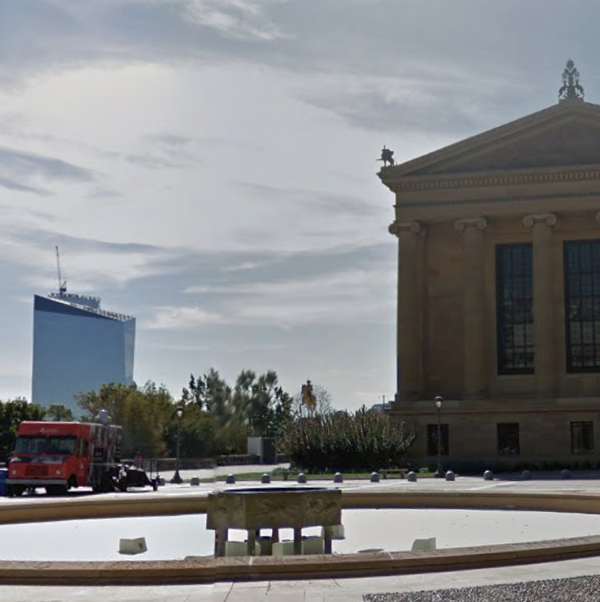
%> input picture main_run/img1.png, 600 x 602 px
$ octave main.m   (GNU Octave 9; MATLAB toolbox functions it lacks are replaced by stand-ins)
%> lines starting %> are read from the running program, lines starting %| are printed output that depends on the picture
% Kevin Shi (ks3942)

clear all;
close all;


% Read images
filename1 = "img1.png";
filename2 = "img2.png";

img1 = imread(filename1);
%> img1 is the input picture: size 602x600x3 uint8; mean R, G, B 131.4, 132.6, 134.2
img2 = imread(filename2);
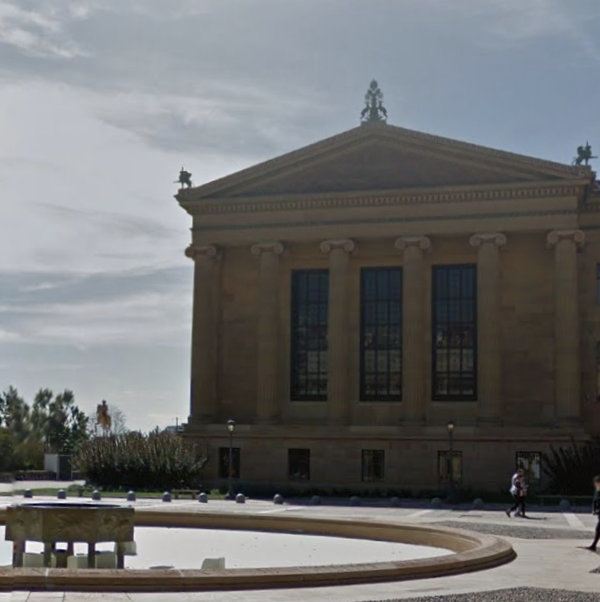
%> input picture main_run/img2.png, 600 x 602 px
%> img2 is the input picture: size 602x600x3 uint8; mean R, G, B 110, 110.8, 111.2

%figure(1); imshow(img1); title('img1');
%figure(2); imshow(img2); title('img2');


%     1 (10 points) Hard Coding Point Correspondences
img1_pts = [571, 66; 387, 156; 439, 404; 247, 496];
img2_pts = [375, 86; 185, 178; 231, 428; 44, 510];
imgs_combined = [img1, img2];

figure(1);
imshow(imgs_combined);
hold on;
offset = size(img1, 2);
%> offset = 600
colors = {'r', 'y', 'b', 'g'};
for i = 1:4
    plot(img1_pts(i, 1), img1_pts(i, 2), '.', 'MarkerSize', 10, 'LineWidth', 2, 'Color', colors{i});
    plot(img2_pts(i, 1) + offset, img2_pts(i, 2), '.', 'MarkerSize', 10, 'LineWidth', 2, 'Color', colors{i});
end
title('Manual Correspondences');
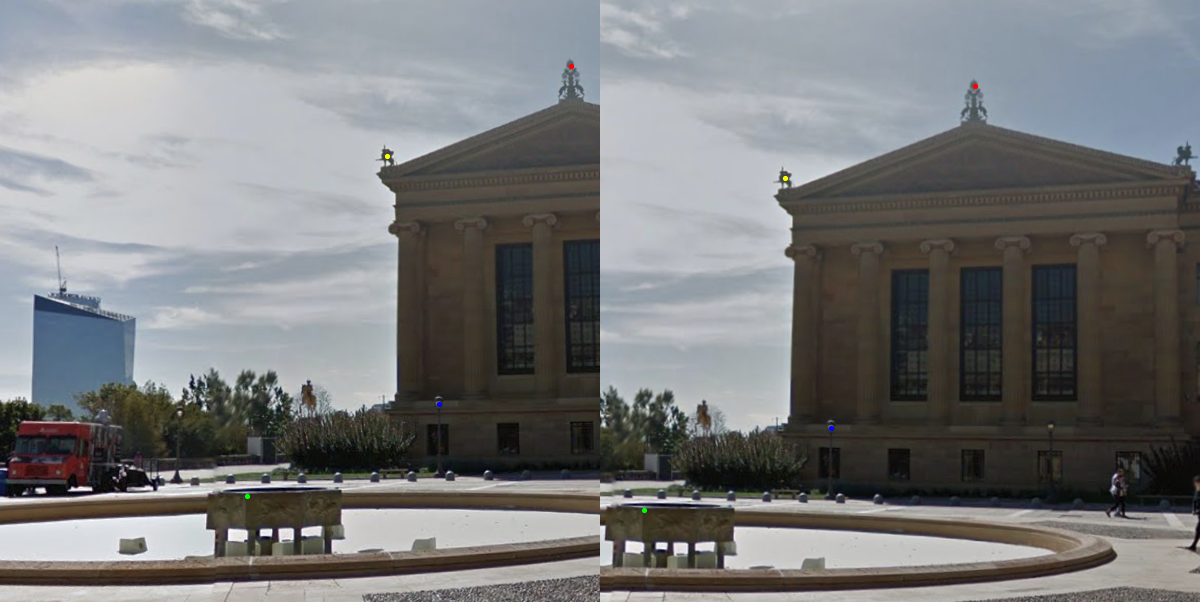
%> figure redrawn from the program's plot data; its title reads 'Manual Correspondences'


%     2 (30 points) Compute Transformation Matrix, Project, and Blend!
% Compute homography matrix (assumes img1 is the base image)
A = zeros(8, 9);
B = zeros(8, 9);

for i = 1:4
    x  = img1_pts(i, 1);
    y  = img1_pts(i, 2);
    xp = img2_pts(i, 1);
    yp = img2_pts(i, 2);

    A(2*i-1, :) = [x, y, 1, 0, 0, 0, 0, 0, 0];
    A(2*i, :)   = [0, 0, 0, x, y, 1, 0, 0, 0];

    B(2*i-1, :) = [0, 0, 0, 0, 0, 0, xp*x, xp*y, xp];
    B(2*i, :)   = [0, 0, 0, 0, 0, 0, yp*x, yp*y, yp];
end

[vec,val] = eig(A'*A + B'*B - B'*A - A'*B)

[~, idx] = min(diag(val))
m = vec(:, idx)
H = reshape(m, [3, 3])'
A
B

% Determine the dimensions of the new combined image
[h_img1, w_img1, c_img1] = size(img1);
%> h_img1 = 602; w_img1 = 600; c_img1 = 3
[h_img2, w_img2, c_img2] = size(img2);
%> h_img2 = 602; w_img2 = 600; c_img2 = 3

% Follows the last slide in 2D Transformations to copy the transformed content into a new image.
% To determine the new dimensions,
% Apply the transformation matrix to each corner of your image,
% getting the min and max of the x and y coordinates.
img1_corners = [1 w_img1 1 w_img1;
                1 1 h_img1 h_img1;
                1 1 1 1];
%> img1_corners = [1 600 1 600; 1 1 602 602; 1 1 1 1]
img1_corners_transformed = H*img1_corners
% we can just divide by the homogenous coordinate (perspective division) to return to scale!
img1_corners_transformed = img1_corners_transformed ./ img1_corners_transformed(3, :)
x_coordinates_img1 = img1_corners_transformed(1, :)
y_coordinates_img1 = img1_corners_transformed(2, :)

img1_min_X = floor(min(x_coordinates_img1))
img1_max_X = ceil(max(x_coordinates_img1))
img1_min_Y = floor(min(y_coordinates_img1))
img1_max_Y = ceil(max(y_coordinates_img1))

% The height of this image should be the maximum of the base image’s height or the maximum projected y value from the other image.
% The width will be equal to the maximum of the base image’s width or the maximum projected x value from the other image.
canvas_offset = [1 - img1_min_X, 1 - img1_min_Y]
new_img_h = max(h_img1, img1_max_Y) + canvas_offset(2)
new_img_w = max(w_img1, img1_max_X) + canvas_offset(1)
new_img = zeros(new_img_h, new_img_w, 3, 'uint8');

% Finally we need to populate our new image with pixel(s) from the base and projected images.
inverse_H = inv(H);
for x_new = 1:new_img_w
    for y_new = 1:new_img_h
        % Add the mins to this location and apply the inverse transformation matrix to that.
        % This provide the location in the original image.
        location = [x_new - canvas_offset(1); y_new - canvas_offset(2); 1];
        %location = [x_new + img1_min_X; y_new + img1_min_Y; 1];
        original_img_location = inverse_H * location;
        original_img_location = original_img_location ./ original_img_location(3);
        x_original_location = original_img_location(1);
        y_original_location = original_img_location(2);

        % If the location is within bounds of the original image,
        % put the content from the original image at this computed location
        % (nearest neighbor or interpolated) into the new image at the current location.
        x_nn = round(x_original_location);
        y_nn = round(y_original_location);

        if x_nn >= 1 && x_nn <= w_img1 && y_nn >= 1 && y_nn <= h_img1
            new_img(y_new, x_new, :) = img1(y_nn, x_nn, :);
        end
    end
end
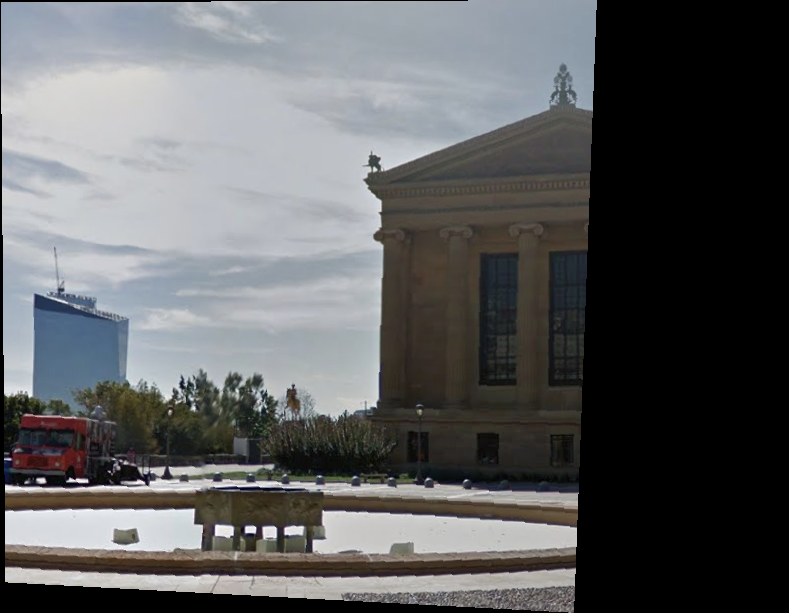
%> new_img: size 613x789x3 uint8; mean R, G, B 94.2, 95.1, 96.3

% If both images map to that location, you’ll want to blend them
[h_new_img, w_new_img, c_new_img] = size(new_img);
store_new_img = new_img;
for y = 1:h_img2
    for x = 1:w_img2
        y_off = y + canvas_offset(2);
        x_off = x + canvas_offset(1);
        if x_off >= 1 && x_off <= w_new_img && y_off >= 1 && y_off <= h_new_img
            if all(new_img(y_off, x_off, :) > 0)
                store_new_img(y_off, x_off, :) = 0.5 * double(store_new_img(y_off, x_off, :)) + 0.5 * double(img2(y, x, :));
            else
                store_new_img(y_off, x_off, :) = img2(y, x, :);
            end
        end
    end
end
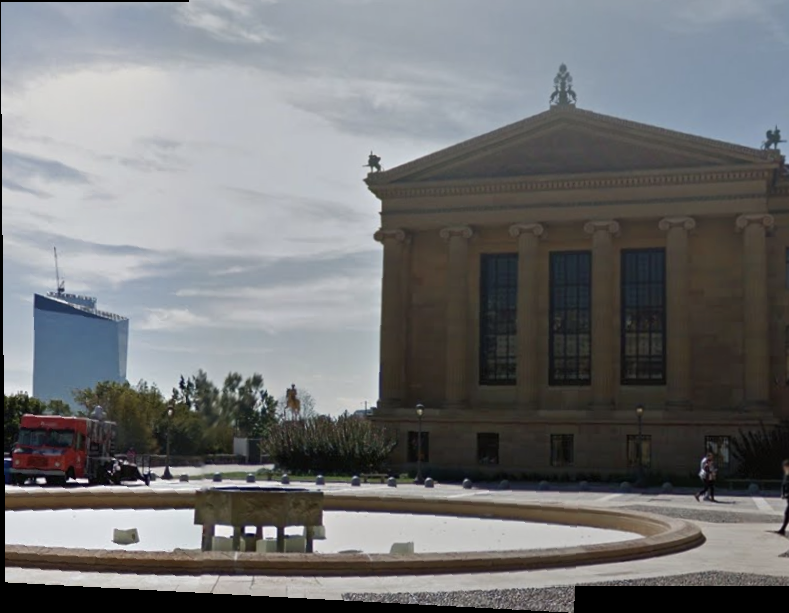
%> store_new_img: size 613x789x3 uint8; mean R, G, B 115.5, 116.4, 117.5

figure(2); imshow(store_new_img); title('Stitched images using manual correspondences');


%     3 (10 points) Keypoint Extraction
sigma = 2;
img1_gray = im2double(rgb2gray(img1));
img2_gray = im2double(rgb2gray(img2));

img1_smoothed = imgaussfilt(img1_gray, sigma);
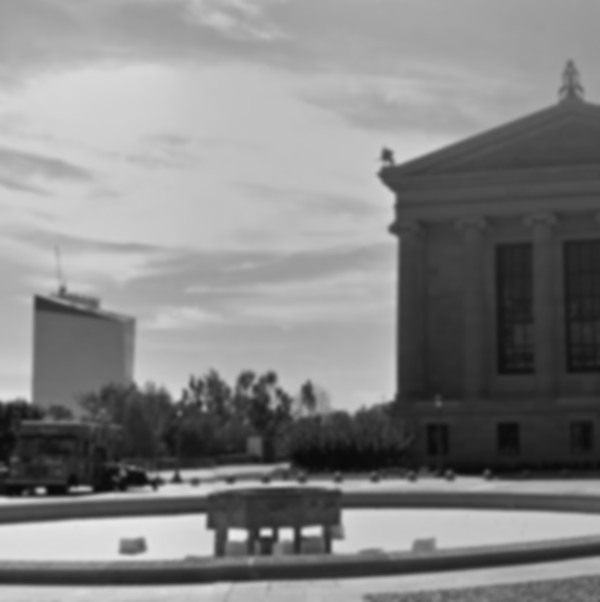
%> img1_smoothed: size 602x600 double; min 0.0397, max 0.925, mean 0.519
img2_smoothed = imgaussfilt(img2_gray, sigma);
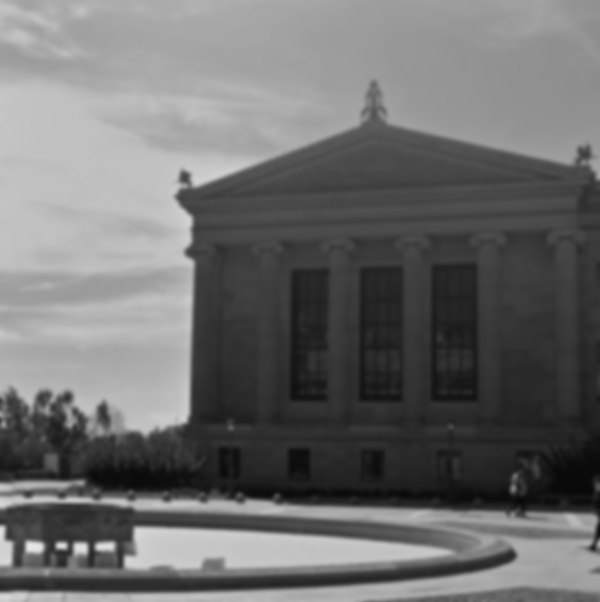
%> img2_smoothed: size 602x600 double; min 0.0323, max 0.918, mean 0.434

% DoG image
img1_dog = img1_gray - img1_smoothed;
img2_dog = img2_gray - img2_smoothed;
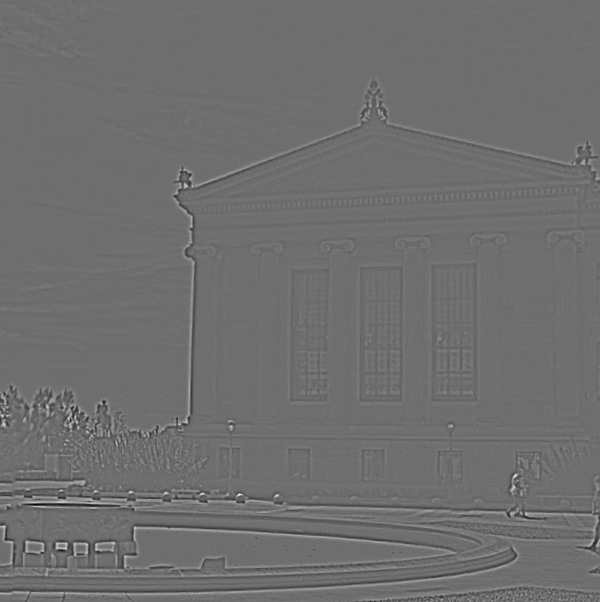
%> img2_dog: size 602x600 double; min -0.392, max 0.509, mean 1.19e-05; drawn with min black and max white

%> (the run ends here)
